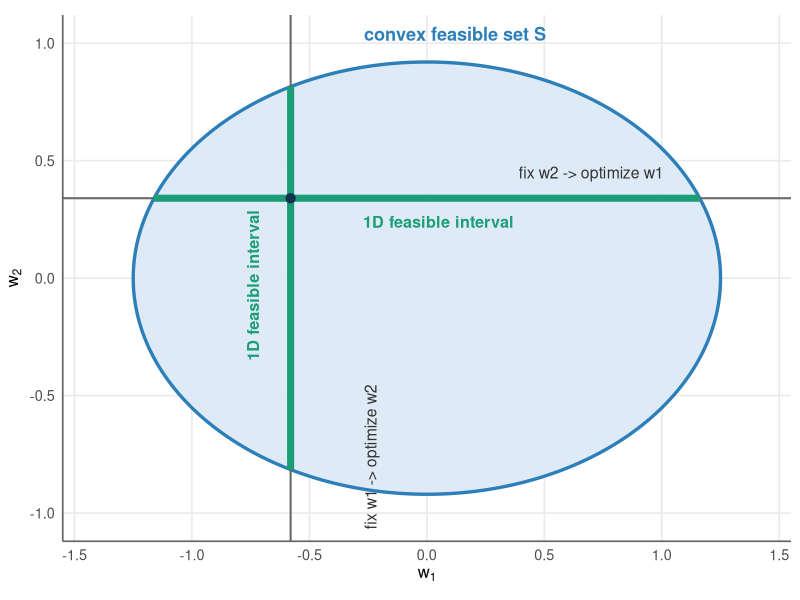
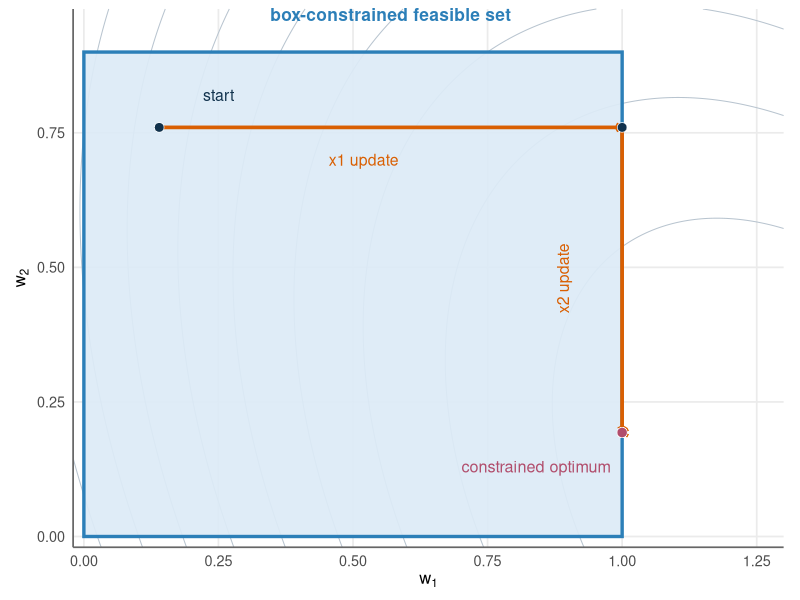

R code for these plots, in order:
library(ggplot2)
library(grid)
library(gridExtra)

theme_set(
  theme_minimal(base_size = 13) +
    theme(
      panel.grid.minor = element_blank(),
      plot.title = element_text(face = "bold", size = 13),
      axis.title = element_text(size = 12)
    )
)

cols <- list(
  contour = "#B8C4CF",
  feasible_fill = "#DCEAF6",
  feasible_line = "#2C7FB8",
  interval = "#1B9E77",
  path = "#D95F02",
  point = "#11324D",
  optimum = "#B14D6C",
  clip = "#C0392B",
  bound = "#4C78A8"
)

quad_value <- function(x1, x2, center, H) {
  dx1 <- x1 - center[1]
  dx2 <- x2 - center[2]
  0.5 * (H[1, 1] * dx1^2 + 2 * H[1, 2] * dx1 * dx2 + H[2, 2] * dx2^2)
}

# -----------------------------------------------------------------------------
# Figure 1: Convex slices become intervals
# -----------------------------------------------------------------------------

a <- 1.25
b <- 0.92
theta <- seq(0, 2 * pi, length.out = 500)
ellipse_df <- data.frame(
  x1 = a * cos(theta),
  x2 = b * sin(theta)
)

x2_fix <- 0.34
x1_fix <- -0.58

h_half <- a * sqrt(1 - (x2_fix / b)^2)
v_half <- b * sqrt(1 - (x1_fix / a)^2)

p1 <- ggplot() +
  geom_polygon(
    data = ellipse_df,
    aes(x = x1, y = x2),
    fill = cols$feasible_fill,
    color = cols$feasible_line,
    linewidth = 1.15,
    alpha = 0.95
  ) +
  geom_segment(
    aes(x = -1.55, y = x2_fix, xend = 1.55, yend = x2_fix),
    color = "grey40",
    linewidth = 0.7
  ) +
  geom_segment(
    aes(x = x1_fix, y = -1.18, xend = x1_fix, yend = 1.18),
    color = "grey40",
    linewidth = 0.7
  ) +
  annotate(
    "segment",
    x = -h_half, y = x2_fix, xend = h_half, yend = x2_fix,
    color = cols$interval, linewidth = 2.4
  ) +
  annotate(
    "segment",
    x = x1_fix, y = -v_half, xend = x1_fix, yend = v_half,
    color = cols$interval, linewidth = 2.4
  ) +
  geom_point(
    aes(x = x1_fix, y = x2_fix),
    color = cols$point,
    size = 2.8
  ) +
  annotate("text", x = 0.12, y = 1.04, label = "convex feasible set S", color = cols$feasible_line, size = 4.6, fontface = "bold") +
  annotate("text", x = 0.70, y = x2_fix + 0.11, label = "fix w2 -> optimize w1", color = "grey20", size = 4.0) +
  annotate("text", x = x1_fix + 0.34, y = -0.76, label = "fix w1 -> optimize w2", angle = 90, color = "grey20", size = 4.0) +
  annotate("text", x = 0.05, y = x2_fix - 0.10, label = "1D feasible interval", color = cols$interval, size = 4.1, fontface = "bold") +
  annotate("text", x = x1_fix - 0.16, y = -0.03, label = "1D feasible interval", color = cols$interval, size = 4.1, angle = 90, fontface = "bold") +
  coord_equal(xlim = c(-1.55, 1.55), ylim = c(-1.12, 1.12), expand = FALSE) +
  labs(x = expression(w[1]), y = expression(w[2])) +
  theme(
    legend.position = "none",
    axis.line = element_line(color = "grey40")
  )

ggsave("../figure/primal_cd_intervals.pdf", p1, width = 7.3, height = 5.1)

# -----------------------------------------------------------------------------
# Figure 2: Coordinate descent path in a box
# -----------------------------------------------------------------------------

box_center <- c(1.35, 0.05)
box_hessian <- matrix(c(1.40, 0.45, 0.45, 1.10), nrow = 2)

box_value <- function(x1, x2) {
  quad_value(x1, x2, center = box_center, H = box_hessian)
}

coord_update_x1 <- function(x2) {
  unclipped <- box_center[1] - box_hessian[1, 2] / box_hessian[1, 1] * (x2 - box_center[2])
  pmin(pmax(unclipped, 0), 1)
}

coord_update_x2 <- function(x1) {
  unclipped <- box_center[2] - box_hessian[1, 2] / box_hessian[2, 2] * (x1 - box_center[1])
  pmin(pmax(unclipped, 0), 0.9)
}

path_pts <- matrix(NA_real_, nrow = 5, ncol = 2)
path_pts[1, ] <- c(0.14, 0.76)
path_pts[2, ] <- c(coord_update_x1(path_pts[1, 2]), path_pts[1, 2])
path_pts[3, ] <- c(path_pts[2, 1], coord_update_x2(path_pts[2, 1]))
path_pts[4, ] <- c(coord_update_x1(path_pts[3, 2]), path_pts[3, 2])
path_pts[5, ] <- c(path_pts[4, 1], coord_update_x2(path_pts[4, 1]))
path_df <- data.frame(
  x1 = path_pts[, 1],
  x2 = path_pts[, 2],
  step = seq_len(nrow(path_pts))
)
path_seg_df <- data.frame(
  x = path_pts[-nrow(path_pts), 1],
  y = path_pts[-nrow(path_pts), 2],
  xend = path_pts[-1, 1],
  yend = path_pts[-1, 2]
)

box_grid <- expand.grid(
  x1 = seq(-0.02, 1.40, length.out = 220),
  x2 = seq(-0.02, 0.98, length.out = 220)
)
box_grid$z <- box_value(box_grid$x1, box_grid$x2)

opt_box <- c(coord_update_x1(coord_update_x2(1)), coord_update_x2(1))
opt_box <- c(1, coord_update_x2(1))

p2 <- ggplot() +
  geom_contour(
    data = box_grid,
    aes(x = x1, y = x2, z = z),
    bins = 10,
    color = cols$contour,
    linewidth = 0.35
  ) +
  geom_rect(
    aes(xmin = 0, xmax = 1, ymin = 0, ymax = 0.9),
    fill = cols$feasible_fill,
    color = cols$feasible_line,
    linewidth = 1.15,
    alpha = 0.92
  ) +
  geom_path(
    data = path_df,
    aes(x = x1, y = x2),
    color = cols$path,
    linewidth = 1.15
  ) +
  geom_segment(
    data = path_seg_df,
    aes(x = x, y = y, xend = xend, yend = yend),
    color = cols$path,
    linewidth = 1.15,
    arrow = arrow(length = unit(0.17, "cm"))
  ) +
  geom_point(
    data = path_df,
    aes(x = x1, y = x2),
    fill = cols$point,
    color = "white",
    shape = 21,
    size = 3.0,
    stroke = 0.35
  ) +
  geom_point(
    aes(x = opt_box[1], y = opt_box[2]),
    fill = cols$optimum,
    color = "white",
    shape = 21,
    size = 3.2,
    stroke = 0.35
  ) +
  annotate("text", x = 0.57, y = 0.97, label = "box-constrained feasible set", color = cols$feasible_line, size = 4.4, fontface = "bold") +
  annotate("text", x = 0.25, y = 0.82, label = "start", color = cols$point, size = 4.0) +
  annotate("text", x = 0.52, y = 0.70, label = "x1 update", color = cols$path, size = 4.0) +
  annotate("text", x = 0.89, y = 0.48, label = "x2 update", color = cols$path, size = 4.0, angle = 90) +
  annotate("text", x = 0.84, y = 0.13, label = "constrained optimum", color = cols$optimum, size = 4.1) +
  coord_equal(xlim = c(-0.02, 1.30), ylim = c(-0.02, 0.98), expand = FALSE) +
  labs(x = expression(w[1]), y = expression(w[2])) +
  theme(
    legend.position = "none",
    axis.line = element_line(color = "grey40")
  )

ggsave("../figure/primal_cd_path.pdf", p2, width = 7.5, height = 5.0)

# -----------------------------------------------------------------------------
# Figure 3: Truncation / clipping in one dimension
# -----------------------------------------------------------------------------

make_trunc_panel <- function(center, lower = 0.15, upper = 1.00, title) {
  df <- data.frame(z = seq(-0.05, 1.45, length.out = 300))
  df$q <- 0.95 * (df$z - center)^2 + 0.18
  q_lower <- 0.95 * (lower - center)^2 + 0.18
  q_upper <- 0.95 * (upper - center)^2 + 0.18
  clipped <- pmin(pmax(center, lower), upper)
  q_clip <- 0.95 * (clipped - center)^2 + 0.18

  ggplot(df, aes(x = z, y = q)) +
    annotate(
      "rect",
      xmin = lower, xmax = upper, ymin = -Inf, ymax = Inf,
      fill = cols$feasible_fill,
      alpha = 0.5
    ) +
    geom_line(color = cols$bound, linewidth = 1.1) +
    geom_vline(xintercept = c(lower, upper), color = cols$feasible_line, linewidth = 0.8, linetype = "dashed") +
    annotate("point", x = center, y = 0.18, color = cols$path, size = 3.0) +
    annotate("point", x = clipped, y = q_clip, color = cols$clip, size = 3.1) +
    annotate("text", x = (lower + upper) / 2, y = max(df$q) + 0.04, label = "feasible interval", color = cols$feasible_line, size = 4.0, fontface = "bold") +
    annotate("text", x = center, y = 0.08, label = "unconstrained\nminimizer", color = cols$path, size = 3.7) +
    annotate("text", x = clipped, y = q_clip + 0.10, label = "after truncation", color = cols$clip, size = 3.7) +
    labs(x = expression(w[i]), y = "1D objective", title = title) +
    coord_cartesian(xlim = c(-0.05, 1.45)) +
    theme(
      legend.position = "none",
      axis.line = element_line(color = "grey40")
    )
}

p3_left <- make_trunc_panel(center = 0.62, title = "No clipping")
p3_right <- make_trunc_panel(center = 1.22, title = "Clip to upper bound")
p3 <- arrangeGrob(p3_left, p3_right, ncol = 2)

ggsave("../figure/primal_cd_truncation.pdf", p3, width = 9.4, height = 4.4)
